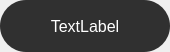
<?xml version="1.0" encoding="UTF-8"?>
<ui version="4.0">
 <class>ToastClass</class>
 <widget class="QWidget" name="ToastClass">
  <property name="geometry">
   <rect>
    <x>0</x>
    <y>0</y>
    <width>170</width>
    <height>52</height>
   </rect>
  </property>
  <property name="minimumSize">
   <size>
    <width>0</width>
    <height>52</height>
   </size>
  </property>
  <property name="maximumSize">
   <size>
    <width>16777215</width>
    <height>52</height>
   </size>
  </property>
  <property name="windowTitle">
   <string>Toast</string>
  </property>
  <layout class="QGridLayout" name="gridLayout">
   <property name="leftMargin">
    <number>0</number>
   </property>
   <property name="topMargin">
    <number>0</number>
   </property>
   <property name="rightMargin">
    <number>0</number>
   </property>
   <property name="bottomMargin">
    <number>0</number>
   </property>
   <property name="spacing">
    <number>0</number>
   </property>
   <item row="0" column="0">
    <widget class="QLabel" name="label">
     <property name="styleSheet">
      <string notr="true">background-color: rgba(0,0,0,0.80);
border-radius: 26px;
color: #FFFFFF;
font-size: 16px;
padding-left:25px;
padding-right:25px;</string>
     </property>
     <property name="text">
      <string>TextLabel</string>
     </property>
     <property name="alignment">
      <set>Qt::AlignCenter</set>
     </property>
     <property name="indent">
      <number>-1</number>
     </property>
    </widget>
   </item>
  </layout>
 </widget>
 <layoutdefault spacing="6" margin="11"/>
 <resources>
  <include location="Toast.qrc"/>
 </resources>
 <connections/>
</ui>
